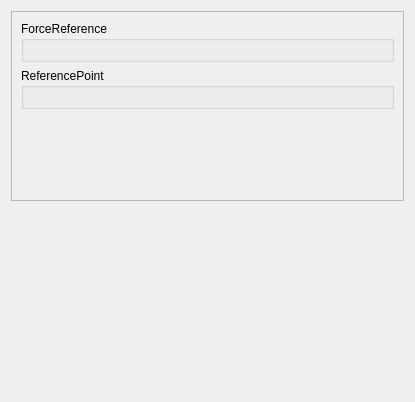
<?xml version="1.0" encoding="UTF-8"?>
<ui version="4.0">
 <class>MeshParaWidget</class>
 <widget class="QWidget" name="MeshParaWidget">
  <property name="geometry">
   <rect>
    <x>0</x>
    <y>0</y>
    <width>415</width>
    <height>402</height>
   </rect>
  </property>
  <property name="windowTitle">
   <string>Form</string>
  </property>
  <layout class="QVBoxLayout" name="verticalLayout_2">
   <item>
    <widget class="QScrollArea" name="scrollArea">
     <property name="widgetResizable">
      <bool>true</bool>
     </property>
     <widget class="QWidget" name="scrollAreaWidgetContents">
      <property name="geometry">
       <rect>
        <x>0</x>
        <y>0</y>
        <width>391</width>
        <height>185</height>
       </rect>
      </property>
      <layout class="QVBoxLayout" name="verticalLayout">
       <item>
        <widget class="QGroupBox" name="RorceReference">
         <property name="title">
          <string>ForceReference</string>
         </property>
         <layout class="QVBoxLayout" name="verticalLayout_4">
          <item>
           <layout class="QVBoxLayout" name="verticalLayout_3"/>
          </item>
         </layout>
        </widget>
       </item>
       <item>
        <widget class="QGroupBox" name="ReferencePoint">
         <property name="title">
          <string>ReferencePoint</string>
         </property>
         <layout class="QVBoxLayout" name="verticalLayout_6">
          <item>
           <layout class="QVBoxLayout" name="verticalLayout_5"/>
          </item>
         </layout>
        </widget>
       </item>
       <item>
        <spacer name="verticalSpacer_2">
         <property name="orientation">
          <enum>Qt::Vertical</enum>
         </property>
         <property name="sizeHint" stdset="0">
          <size>
           <width>20</width>
           <height>40</height>
          </size>
         </property>
        </spacer>
       </item>
      </layout>
     </widget>
    </widget>
   </item>
   <item>
    <spacer name="verticalSpacer">
     <property name="orientation">
      <enum>Qt::Vertical</enum>
     </property>
     <property name="sizeHint" stdset="0">
      <size>
       <width>20</width>
       <height>183</height>
      </size>
     </property>
    </spacer>
   </item>
  </layout>
 </widget>
 <resources/>
 <connections/>
</ui>
